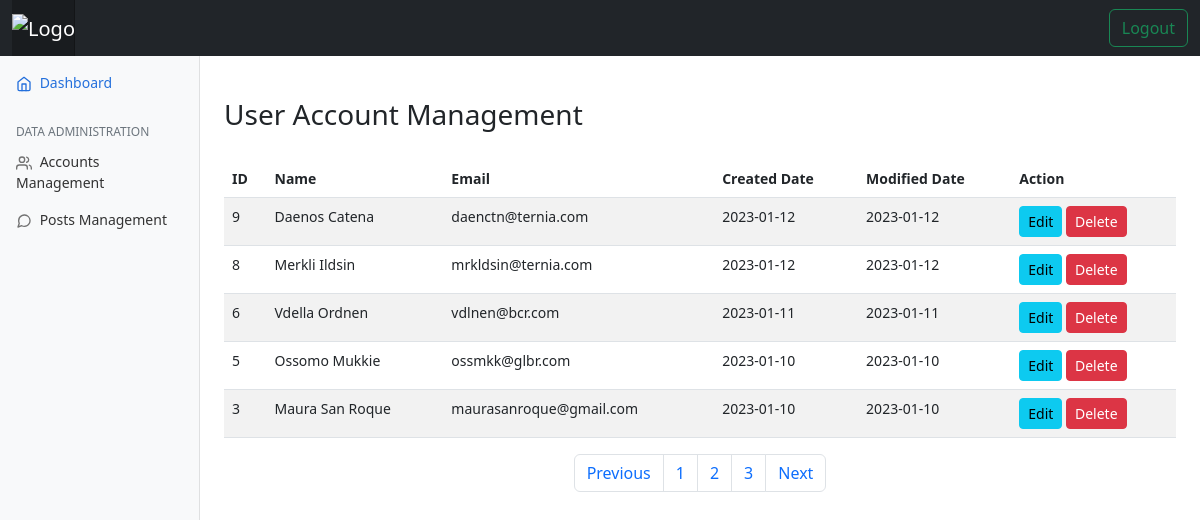
The app's page /ui_manage_account.php with its own data.
### tables this page shows
CREATE TABLE `tblaccounts` (
  `ID` int(11) NOT NULL,
  `Name` varchar(256) NOT NULL,
  `Email` varchar(256) NOT NULL,
  `Password` varchar(256) NOT NULL,
  `CreatedDate` date NOT NULL,
  `ModifiedDate` date NOT NULL
);

### ui_manage_account.php (the view, shortened to what this page needs)
<!doctype html>
<html lang="en">
<head>
	<link rel="stylesheet" href="css/bootstrap.min.css">
  <link rel="stylesheet" href="css/dashboard.css">
</head>
<body>
  <header class="navbar navbar-dark sticky-top bg-dark flex-md-nowrap p-0">
    <div class="container-fluid">
      <a class="navbar-brand" href="#">
        <img src="images/infosec.png" alt="Logo" width="120" height="24"/>
      </a>
      <a class="btn btn-outline-success" href="index.php">Logout</a>
    </div>
  </header>
  <div class="container-fluid">
    <div class="row">
      <nav id="sidebarMenu" class="col-md-3 col-lg-2 d-md-block bg-light sidebar collapse">
        <div class="position-sticky pt-3 sidebar-sticky">
          <ul class="nav flex-column">
            <li class="nav-item">
              <a class="nav-link active" aria-current="page" href="ui_admin_dashboard.php">
                <span data-feather="home" class="align-text-bottom"></span>
                Dashboard
              </a>
            </li>
          </ul>
          <h6 class="sidebar-heading d-flex justify-content-between align-items-center px-3 mt-4 mb-1 text-muted text-uppercase">
            <span>DATA ADMINISTRATION</span>
          </h6>
          <ul class="nav flex-column mb-2">
            <li class="nav-item">
              <a class="nav-link" href="ui_manage_account.php">
                <span data-feather="users" class="align-text-bottom"></span>
                Accounts Management
              </a>
            </li>
            <li class="nav-item">
              <a class="nav-link" href="ui_manage_comment.php">
                <span data-feather="message-circle" class="align-text-bottom"></span>
                Posts Management
              </a>
            </li>
          </ul>
        </div>
      </nav>
      <main class="col-md-9 ms-sm-auto col-lg-10 px-md-4">
<div class="table-responsive">
    <br><br><h3>User Account Management</h3><br>
    <table id="tblAccounts" class="table table-striped table-responsive">
        <thead>
            <tr>
                <th scope="col">ID</th>
                <th scope="col">Name</th>
                <th scope="col">Email</th>
                <th scope="col">Created Date</th>
                <th scope="col">Modified Date</th>
                <th scope="col">Action</th>
            </tr>
        </thead>
        <tbody>
            <?php
                include_once ("config.php");
                $result = mysqli_query($mysqli, "SELECT * FROM tblaccounts ORDER BY id DESC");
                while($res = mysqli_fetch_array($result)){
                    echo "<tr>";
                    echo "<td>".$res['ID']."</td>";
                    echo "<td>".$res['Name']."</td>";
                    echo "<td>".$res['Email']."</td>";
                    echo "<td>".$res['CreatedDate']."</td>";
                    echo "<td>".$res['ModifiedDate']."</td>";
                    echo "<td>
                        <a type='button' class='btn btn-sm btn-info' href='manage_accountUpdate.php?id=".$res['ID']."'>Edit</a>
                        <a type='button' class='btn btn-sm btn-danger' href='delete_account.php?id=".$res['ID']."'>Delete</a>
                        </td>";
                    echo "</tr>";
                    }
            ?>
        </tbody>
    </table>
</div>
<nav aria-label="Page navigation example">
    <ul class="pagination justify-content-center">
        <li class="page-item"><a class="page-link" href="#">Previous</a></li>
        <li class="page-item"><a class="page-link" href="#">1</a></li>
        <li class="page-item"><a class="page-link" href="#">2</a></li>
        <li class="page-item"><a class="page-link" href="#">3</a></li>
        <li class="page-item"><a class="page-link" href="#">Next</a></li>
    </ul>
</nav>
</div>
</div>
</body>
</html>

### css/dashboard.css (style rules this page uses)
body { font-size: .875rem; }
.feather { width: 16px; height: 16px; }
.sidebar { position: fixed; top: 0; bottom: 0; left: 0; z-index: 100; padding: 48px 0 0; box-shadow: inset -1px 0 0 rgba(0, 0, 0, .1); }
.sidebar-sticky { height: calc(100vh - 48px); overflow-x: hidden; overflow-y: auto; }
.sidebar .nav-link { font-weight: 500; color: #333; }
.sidebar .nav-link .feather { margin-right: 4px; color: #727272; }
.sidebar .nav-link.active { color: #2470dc; }
.sidebar .nav-link:hover .feather, .sidebar .nav-link.active .feather { color: inherit; }
.sidebar-heading { font-size: .75rem; }
.navbar-brand { padding-top: .75rem; padding-bottom: .75rem; background-color: rgba(0, 0, 0, .25); box-shadow: inset -1px 0 0 rgba(0, 0, 0, .25); }

### records on screen
tblaccounts: ID "9", Name "Daenos Catena", Email "daenctn@ternia.com", CreatedDate "2023-01-12", ModifiedDate "2023-01-12"
tblaccounts: ID "8", Name "Merkli Ildsin", Email "mrkldsin@ternia.com", CreatedDate "2023-01-12", ModifiedDate "2023-01-12"
tblaccounts: ID "6", Name "Vdella Ordnen", Email "vdlnen@bcr.com", CreatedDate "2023-01-11", ModifiedDate "2023-01-11"
tblaccounts: ID "5", Name "Ossomo Mukkie", Email "ossmkk@glbr.com", CreatedDate "2023-01-10", ModifiedDate "2023-01-10"
tblaccounts: ID "3", Name "Maura San Roque", Email "maurasanroque@gmail.com", CreatedDate "2023-01-10", ModifiedDate "2023-01-10"
